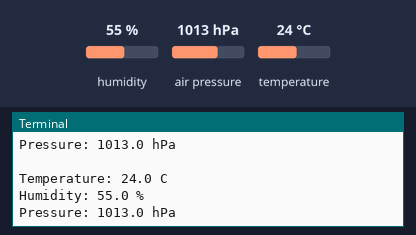
The program below on a simulated Raspberry Pi (BCM pin numbers). Parts: the last lines printed to the terminal. The test bench sets the inputs (shaded band); at power-on: humidity 55 %, air pressure 1013 hPa, temperature 24 °C.

Above: at 1.2 s.
1.3 s: humidity set to 22 %
At 2.6 s:
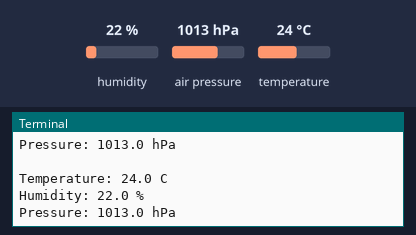
2.8 s: air pressure set to 952 hPa
At 3.8 s:
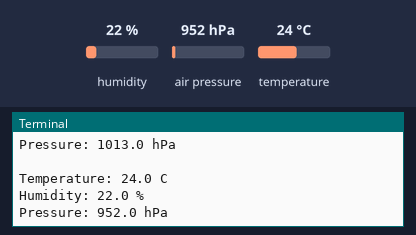
4.3 s: temperature set to 12 °C
At 5.8 s:
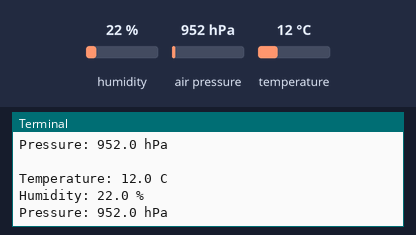

Measured:
- after the input at 1.3 s, the terminal: prints a new line after 0.70 s (image 1)
- after the input at 2.8 s, the terminal: prints a new line after 0.20 s (image 2)
- after the input at 4.3 s, the terminal: prints a new line after 0.71 s (image 3)

The program:

ch03-bme280-spi-pi.py
```python
import board
import busio
import time
import digitalio

from adafruit_bme280 import basic as adafruit_bme280

spi = busio.SPI(board.D11, MISO=board.D9, MOSI=board.D10)
cs = digitalio.DigitalInOut(board.D22)
bme280 = adafruit_bme280.Adafruit_BME280_SPI(spi, cs)

while True:
    print("\nTemperature: %0.1f C" % bme280.temperature)
    print("Humidity: %0.1f %%" % bme280.humidity)
    print("Pressure: %0.1f hPa" % bme280.pressure)
    time.sleep(1)
```
